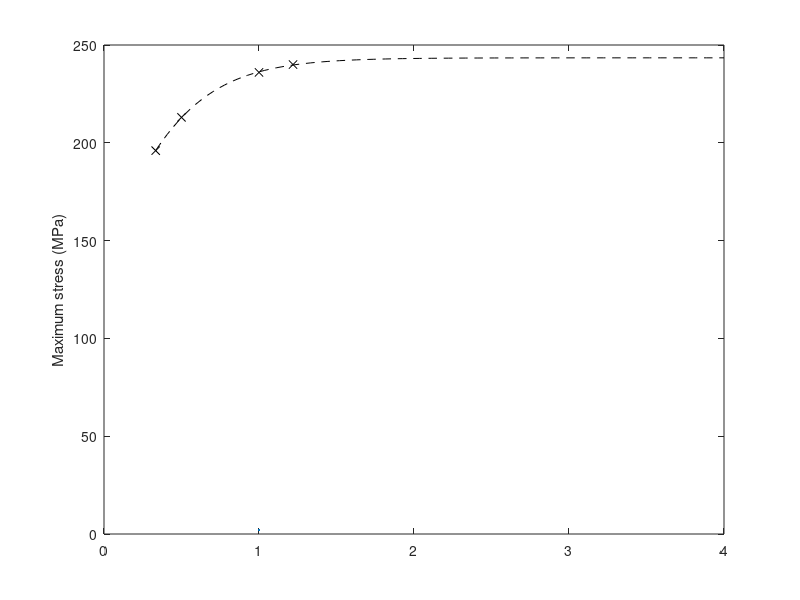

Source code (MATLAB): (Note: this script raises an error after producing the figure.)
meshSizes = [0.82 1 2 3]; % mm
meshDensities = 1./meshSizes; % mm^-1
stresses = [240 236 213 196]; % MPa
eigs = [2.152 2.13 1.97 1.70]; % eigs

% extrapolated data created with the curve fitter tool
X = linspace(1/3, 4, 100);
stress2 = 243.44 ./ (1 + exp(-3.115 * (X + 0.1226)));
eigs2 = (-0.0081 * X.^2 + 2.5135 * X - 0.5131) ./ (X - 0.1629) * 0.895;

% plotting the data
ax = gca();
ha = plot(meshDensities, stresses, "kx", LineWidth=2);
hold on
plot(X, stress2, "k--")
ylabel("Maximum stress (MPa)")
yyaxis right
hb = plot(meshDensities, eigs, "ro", LineWidth=2)
plot(X, eigs2, "r--")
ylabel("Buckling eigenvalue")
xlabel("Mesh element density (1/mm)")
grid on
ax.YAxis(1).Color = [0 0 0];
ax.YAxis(2).Color = [0 0 0];
xlim([0.3 3])
legend([ha, hb], "Max. stress", "Buckling eigenvalues")
